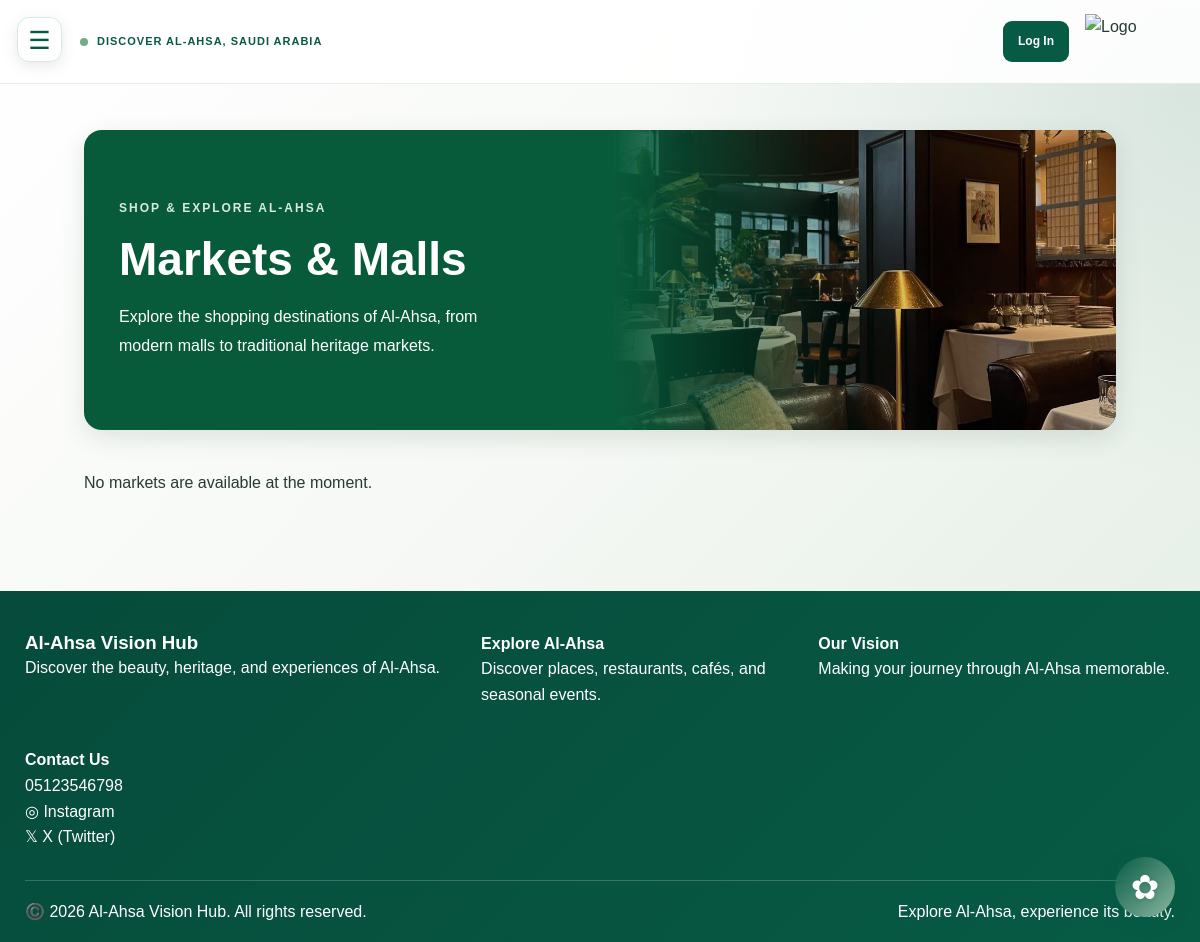
/markets.php, run on an earlier commit of the app's database.
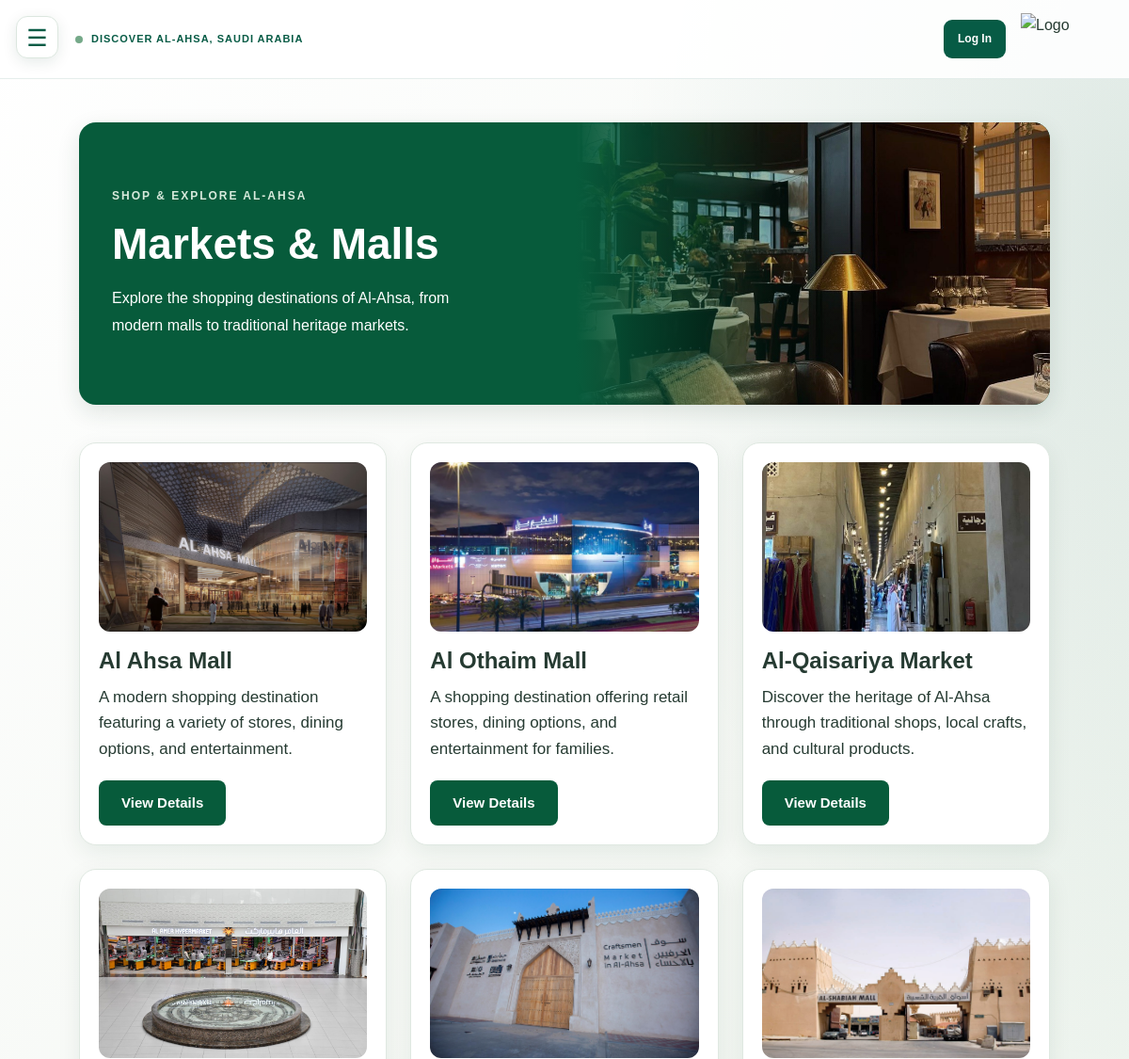
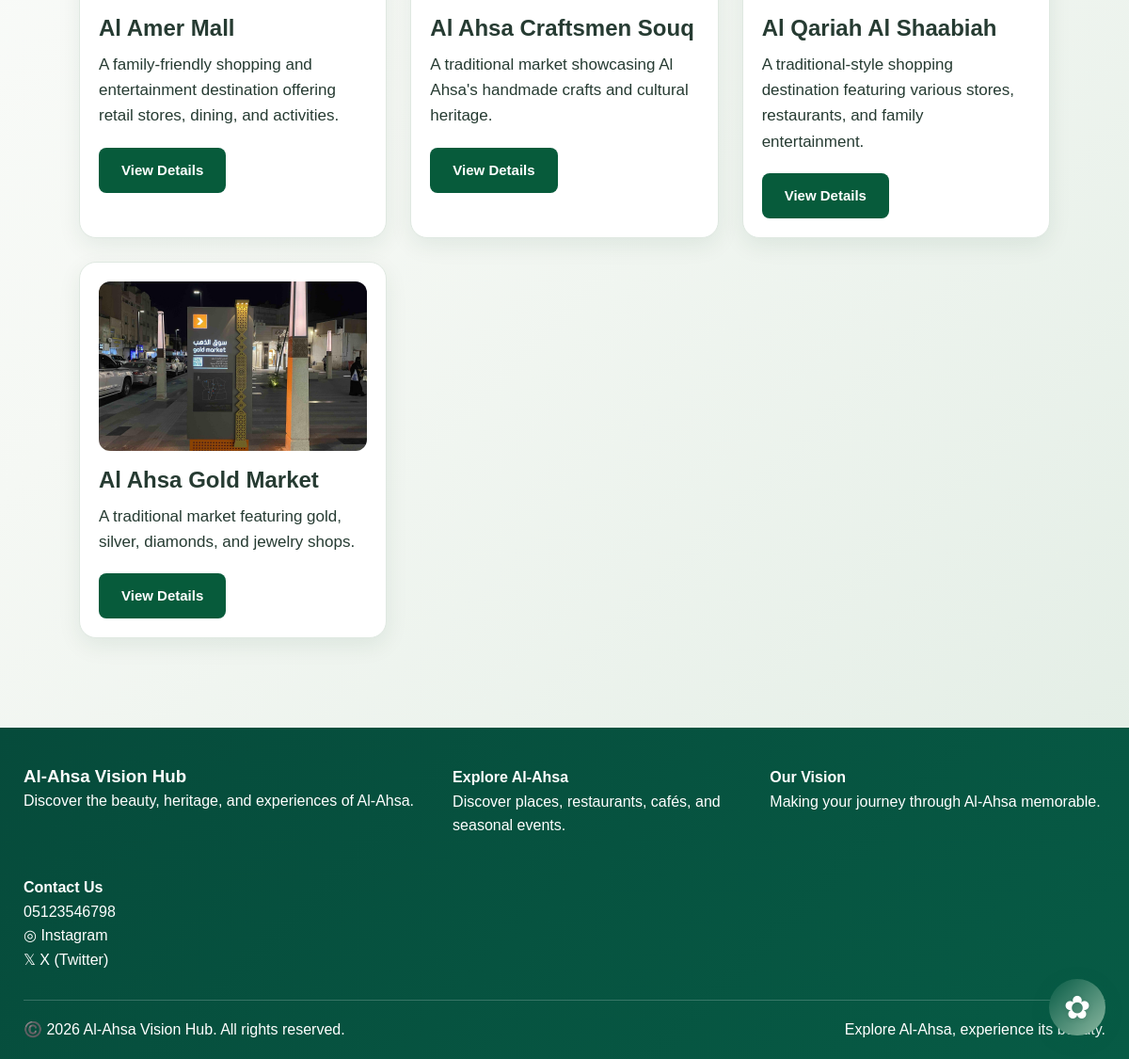
And on a later commit of the database (2 pictures, top to bottom).
### tables this page shows
CREATE TABLE `places` (
  `Place_ID` int(11) NOT NULL,
  `Name` varchar(250) NOT NULL,
  `Place_Type` varchar(30) NOT NULL,
  `Description` text DEFAULT NULL,
  `Location` varchar(250) DEFAULT NULL,
  `Image` varchar(250) DEFAULT NULL,
  `Opening_Hours` varchar(250) DEFAULT NULL,
  `Website` varchar(250) DEFAULT NULL,
  `Business_Owner_ID` int(11) DEFAULT NULL,
  `Business_Size` varchar(20) DEFAULT NULL,
  `Is_Published` tinyint(1) NOT NULL DEFAULT 0,
  `Short_Description` text DEFAULT NULL
);

### markets.php (the view, shortened to what the changed rows need)
<?php
include 'db.php';
$sql = "SELECT *
        FROM Places
        WHERE Place_Type = 'markets'
        AND Is_Published = 1";
$result = $conn->query($sql);
function e($value) {
    return htmlspecialchars((string)($value ?? ''), ENT_QUOTES, 'UTF-8');
}
?>
<!DOCTYPE html>
<html lang="en" dir="ltr">
<head>
    <link rel="stylesheet" href="css/style.css">
</head>
<body>
    <main class="home-main">
        <section class="home-section markets-section">
            <div style="
                display: flex;
                align-items: stretch;
                min-height: 300px;
                margin-bottom: 40px;
                overflow: hidden;
                border-radius: 18px;
                background: #075b3b;
                box-shadow: 0 8px 24px rgba(25, 55, 40, 0.12);
            ">
                <div style="
                    flex: 1;
                    min-width: 0;
                    padding: 35px;
                    display: flex;
                    flex-direction: column;
                    justify-content: center;
                    align-items: flex-start;
                    text-align: left;
                    color: #ffffff;
                ">
                    <h1 style="
                        color: #ffffff;
                        font-size: clamp(30px, 4vw, 46px);
                        font-weight: 700;
                        line-height: 1.2;
                        margin: 0 0 16px;
                    ">
                        Markets &amp; Malls
                    </h1>
                </div>
            </div>
            <div class="restaurants-grid">
                <?php if ($result && $result->num_rows > 0): ?>
                    <?php while ($market = $result->fetch_assoc()): ?>
                        <div class="about-card"
                             style="max-width: 100%; padding: 20px;">
                            <img src="<?php echo e($market['Image']); ?>"
                                 alt="<?php echo e($market['Name']); ?>"
                                 style="
                                    width: 100%;
                                    height: 180px;
                                    border-radius: 12px;
                                    object-fit: cover;
                                    margin-bottom: 15px;
                                 ">
                            <h2 style="font-size: 24px; margin-bottom: 10px;">
                                <?php echo e($market['Name']); ?>
                            </h2>
                            <p style="
                                font-size: 17px;
                                line-height: 1.6;
                                margin-bottom: 20px;
                            ">
                                <?php echo e($market['Short_Description']); ?>
                            </p>
                            <button type="button"
                                onclick="window.location.href='place-details.php?id=<?php echo (int)$market['Place_ID']; ?>'"
                                style="
                                    background-color: #075b3b;
                                    color: #ffffff;
                                    border: none;
                                    padding: 12px 24px;
                                    border-radius: 8px;
                                    font-size: 15px;
                                    font-weight: 600;
                                    cursor: pointer;
                                ">
                                View Details
                            </button>
                        </div>
                    <?php endwhile; ?>
                <?php else: ?>
                    <p>No markets are available at the moment.</p>
                <?php endif; ?>
            </div>
        </section>
    </main>
</body>
</html>

What changed in the data, as far as the page shows it:
added places: Image (picture), Name "Al Ahsa Mall", Short_Description "A modern shopping destination featuring a variety of stores, dining options, and entertainment."
added places: Image (picture), Name "Al Othaim Mall", Short_Description "A shopping destination offering retail stores, dining options, and entertainment for families."
added places: Image (picture), Name "Al-Qaisariya Market", Short_Description "Discover the heritage of Al-Ahsa through traditional shops, local crafts, and cultural products."
added places: Image (picture), Name "Al Amer Mall", Short_Description "A family-friendly shopping and entertainment destination offering retail stores, dining, and activities."
added places: Image (picture), Name "Al Ahsa Craftsmen Souq", Short_Description "A traditional market showcasing Al Ahsa's handmade crafts and cultural heritage."
added places: Image (picture), Name "Al Qariah Al Shaabiah", Short_Description "A traditional-style shopping destination featuring various stores, restaurants, and family entertainment."
added places: Image (picture), Name "Al Ahsa Gold Market", Short_Description "A traditional market featuring gold, silver, diamonds, and jewelry shops."
Also different on the page:
text no longer shown: "No markets are available at the moment."
